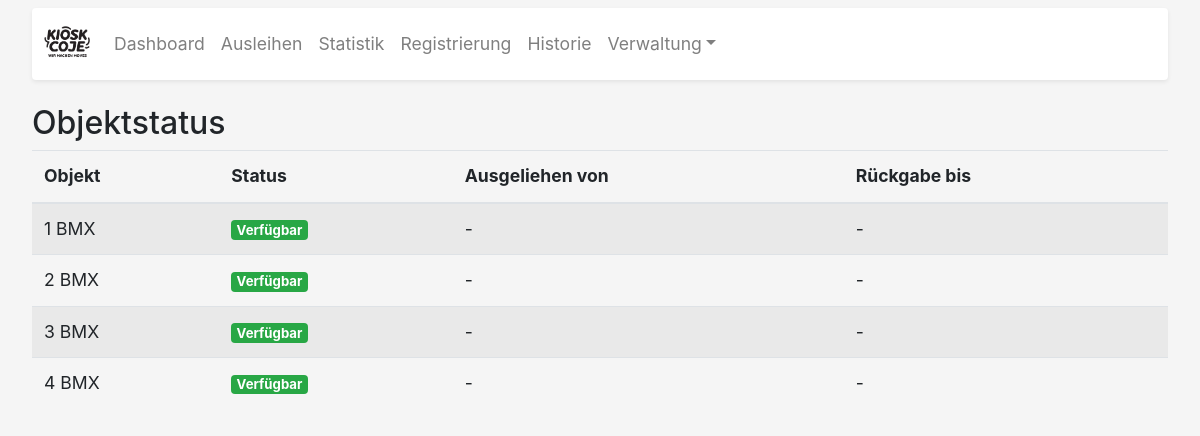
The app's page /objekt_status, older data.
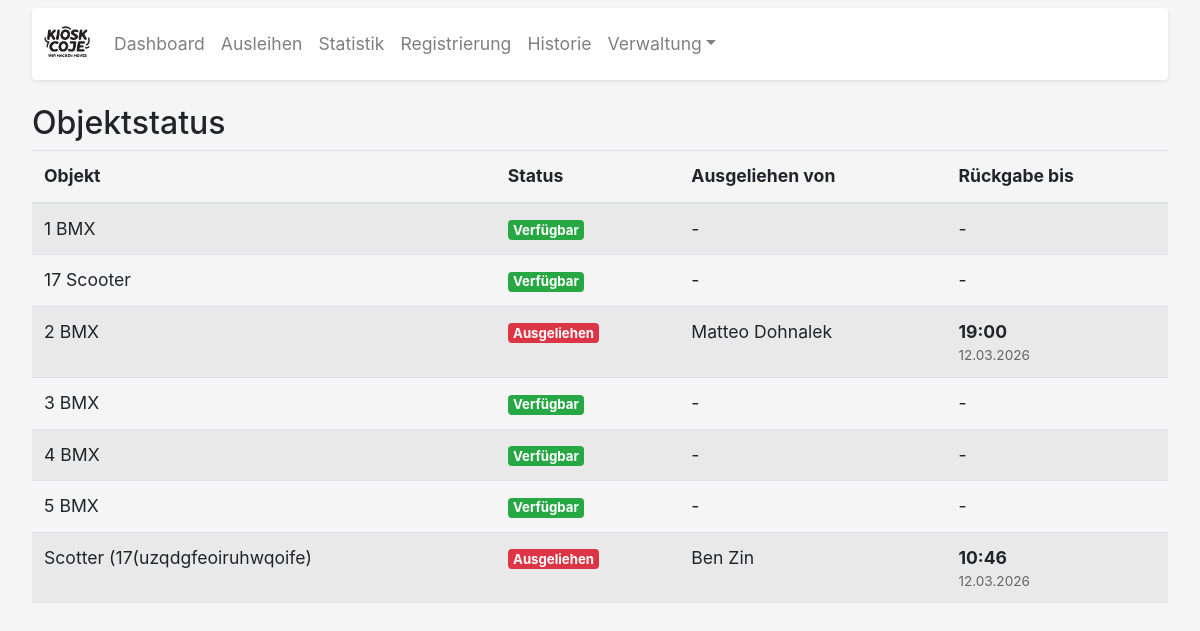
The same page, newer data.
### app.py (models this page shows, shortened)
class Objekt(db.Model):
    id = db.Column(db.Integer, primary_key=True)
    name = db.Column(db.String(100), unique=True, nullable=False)
    beschreibung = db.Column(db.String(200))
    category = db.Column(db.String(50), nullable=False, default='Sonstiges')

class Ausleiher(db.Model):
    id = db.Column(db.Integer, primary_key=True)
    first_name = db.Column(db.String(50), nullable=False)
    last_name = db.Column(db.String(50), nullable=False)
    contact = db.Column(db.String(200))
    bemerkung = db.Column(db.Text, default='')
    date_of_birth = db.Column(db.Date, nullable=False)
    agb_accepted = db.Column(db.Boolean, nullable=False)
    liability_accepted = db.Column(db.Boolean, nullable=False)
    signature_data = db.Column(db.Text)
    vertragsdatum = db.Column(db.DateTime(timezone=True), default=lambda: datetime.now(BERLIN))
    @property
    def name(self):
        return f"{self.first_name} {self.last_name}"

class Verleihung(db.Model):
    id = db.Column(db.Integer, primary_key=True)
    ausleiher_id = db.Column(db.Integer, db.ForeignKey('ausleiher.id'), nullable=False)
    objekt_id = db.Column(db.Integer, db.ForeignKey('objekt.id'), nullable=False)
    start_time = db.Column(db.DateTime(timezone=True), nullable=False)
    planned_duration = db.Column(db.Float, nullable=False)
    actual_duration = db.Column(db.Float)
    end_time = db.Column(db.DateTime(timezone=True), nullable=False)
    status = db.Column(db.String(20), default="Ausgeliehen")
    return_time = db.Column(db.DateTime(timezone=True))
    pfand_text = db.Column(db.Text)
    pfand_euro = db.Column(db.Float)
    helm_status = db.Column(db.String(20))
    helm_other = db.Column(db.String(200))
    return_note = db.Column(db.Text)
    ausleiher = db.relationship('Ausleiher', backref=db.backref('verleihungen', lazy=True))
    objekt = db.relationship('Objekt', backref=db.backref('verleihungen', lazy=True))

### app.py (the view)
@app.route('/objekt_status')
def objekt_status():
    objekte = Objekt.query.order_by(Objekt.name).all()
    for obj in objekte:
        active_loan = Verleihung.query.filter_by(objekt_id=obj.id, status='Ausgeliehen').first()
        if active_loan:
            obj.status = "Ausgeliehen"
            obj.current_loan = active_loan
        else:
            obj.status = "Verfügbar"
            obj.current_loan = None
    return render_template('objekt_status.html', objekte=objekte)

### app.py (called while the page is built)
@app.context_processor
def inject_now():
    return {'now': lambda: datetime.now(BERLIN)}

### templates/objekt_status.html
{% extends "base.html" %}
{% block content %}
<div class="mt-4">
    <h2>Objektstatus</h2>
    <table class="table table-striped">
        <thead>
            <tr>
                <th>Objekt</th>
                <th>Status</th>
                <th>Ausgeliehen von</th>
                <th>Rückgabe bis</th>
            </tr>
        </thead>
        <tbody>
            {% for obj in objekte %}
            <tr>
                <td>{{ obj.name }}</td>
                <td>
                    {% if obj.status == 'Verfügbar' %}
                        <span class="badge badge-success">Verfügbar</span>
                    {% else %}
                        <span class="badge badge-danger">Ausgeliehen</span>
                    {% endif %}
                </td>
                <td>
                    {% if obj.current_loan %}
                        {{ obj.current_loan.ausleiher.name }}
                    {% else %}
                        -
                    {% endif %}
                </td>
                <td>
                    {% if obj.current_loan %}
                        <span class="time-display">{{ obj.current_loan.end_time.strftime("%H:%M") }}</span>
                        <div class="date-display">{{ obj.current_loan.end_time.strftime("%d.%m.%Y") }}</div>
                    {% else %}
                        -
                    {% endif %}
                </td>
            </tr>
            {% endfor %}
        </tbody>
    </table>
</div>
{% endblock %}

### templates/base.html (shortened to what this page needs)
<!DOCTYPE html>
<html lang="de">
<head>
  <link rel="stylesheet" href="https://stackpath.bootstrapcdn.com/bootstrap/4.5.2/css/bootstrap.min.css">
  <link href="https://cdn.jsdelivr.net/npm/select2@4.1.0-rc.0/dist/css/select2.min.css" rel="stylesheet" />
</head>
<body>
  <div class="container">
    <nav class="navbar navbar-expand-lg navbar-light bg-white shadow-sm mt-2 rounded">
      <a class="navbar-brand" href="{{ url_for('dashboard') }}">
        <img src="{{ url_for('static', filename='images/logo.png') }}" alt="Logo">
      </a>
      <div class="collapse navbar-collapse" id="mainNav">
        <ul class="navbar-nav mr-auto">
          <li class="nav-item"><a class="nav-link" href="{{ url_for('dashboard') }}">Dashboard</a></li>
          <li class="nav-item"><a class="nav-link" href="{{ url_for('ausleihen') }}">Ausleihen</a></li>
          <li class="nav-item"><a class="nav-link" href="{{ url_for('statistik') }}">Statistik</a></li>
          <li class="nav-item"><a class="nav-link" href="{{ url_for('registrierung') }}">Registrierung</a></li>
          <li class="nav-item"><a class="nav-link" href="{{ url_for('historie') }}">Historie</a></li>
          <li class="nav-item dropdown">
            <a class="nav-link dropdown-toggle" href="#" data-toggle="dropdown">Verwaltung</a>
          </li>
        </ul>
      </div>
    </nav>
    {% block content %}{% endblock %}
  </div>
</body>
</html>

### templates/base.html (style rules this page uses)
body { font-size: 1.1rem; background-color: #f5f5f5; }
.container { max-width: 100%; padding-left: 12px; padding-right: 12px; }
@media (min-width: 992px) { .container { max-width: 98%; padding-left: 20px; padding-right: 20px; } }
.navbar { padding: 0.5rem 0.75rem; }
.navbar-brand img { max-height: 46px; }
.navbar-nav .nav-link { padding: 0.6rem 0.9rem; }
.date-display { font-size: 0.85rem; color: #666; }
.time-display { font-weight: bold; }

Row changes from the older to the newer data that the page shows:
added Objekt: name "17 Scooter", shows "Verfügbar"
shown differently, row unchanged: Objekt "2 BMX": current_loan.ausleiher.name (not shown) → "Matteo Dohnalek"; current_loan.end_time (not shown) → "19:00"; current_loan.end_time (not shown) → "12.03.2026"; text "Verfügbar - -" → "Ausgeliehen"
added Objekt: name "5 BMX", shows "Verfügbar"
added Objekt: name "Scotter (17(uzqdgfeoiruhwqoife)", shows "Ausgeliehen", current_loan.ausleiher.name "Ben Zin", current_loan.end_time "10:46", current_loan.end_time "12.03.2026"
